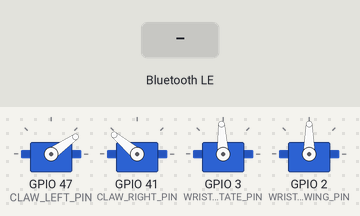
The sketch below on a simulated ESP32-S3. Parts: 4 × servo. The test bench sets the inputs (shaded band). Nothing arrives over Bluetooth unless stated; a phone connects over Bluetooth LE 3 s after start; what the sketch prints to the serial monitor is not drawn.

Above: at 1.2 s.
1.3 s: Bluetooth LE write "00" received
At 1.6 s:
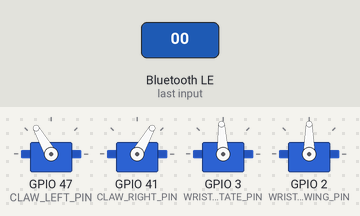
2.8 s: Bluetooth LE write "360" received
At 4.0 s:
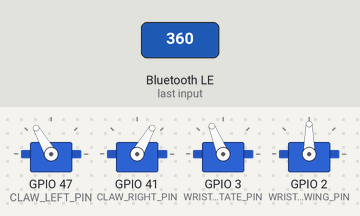
4.3 s: Bluetooth LE write "-360" received
At 5.1 s:
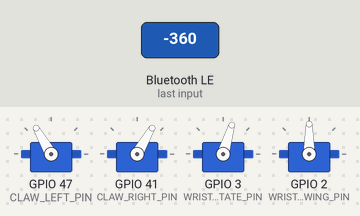
5.8 s: Bluetooth LE write "1" received
At 6.3 s:
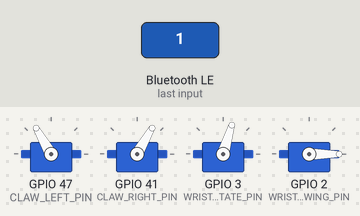
7.3 s: Bluetooth LE write "S" received
At 8.5 s:
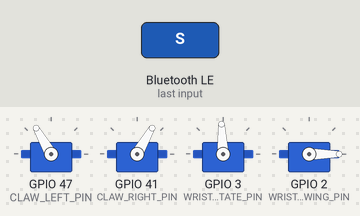
8.8 s: Bluetooth LE write "3" received
At 9.8 s:
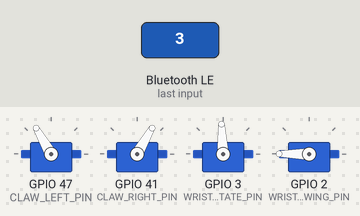
Timing chart, 0 to 11.3 s (numbered marks = the images above; inputs shaded):
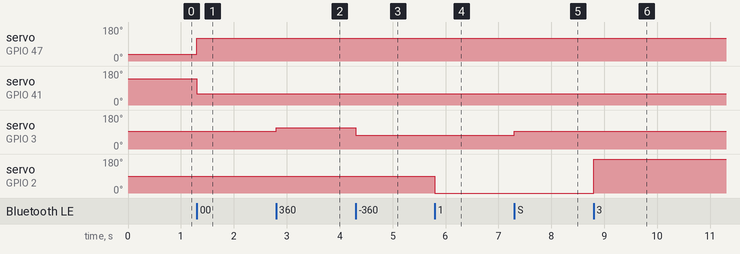

The sketch:

2025_9_22_position_lock.ino
```cpp
#include <ESP32Servo.h>
#include <NimBLEDevice.h>

// === 舵机定义 ===
Servo clawLeft, clawRight, wristRotate, wristSwing;

#define CLAW_LEFT_PIN 47
#define CLAW_RIGHT_PIN 41
#define WRIST_ROTATE_PIN 3
#define WRIST_SWING_PIN 2

int leftOpen = 35;
int leftClose = 120;
int rightOpen = 140;
int rightClose = 60;

bool clawClosed = false;
bool bleConnected = false;

// === BLE UUID (自定义 UART 服务) ===
#define SERVICE_UUID           "6E400001-B5A3-F393-E0A9-E50E24DCCA9E"
#define CHARACTERISTIC_RX_UUID "6E400002-B5A3-F393-E0A9-E50E24DCCA9E"
#define CHARACTERISTIC_TX_UUID "6E400003-B5A3-F393-E0A9-E50E24DCCA9E"

NimBLECharacteristic* pTxCharacteristic;

// === 接收处理回调 ===
class MyCallbacks : public NimBLECharacteristicCallbacks {
  void onWrite(NimBLECharacteristic* pCharacteristic) {
    std::string rxValue = pCharacteristic->getValue();
    if (rxValue.length() == 0) return;

    Serial.print("📩 接收到原始数据: ");
    for (size_t i = 0; i < rxValue.length(); i++) {
      Serial.printf("0x%02X ", (uint8_t)rxValue[i]);
    }
    Serial.println();

    String cmd = String(rxValue.c_str());
    cmd.trim();
    Serial.print("🧭 解码为字符串: ");
    Serial.println(cmd);

    // === 指令判断 ===
    if (cmd == "00") {
      clawClosed = !clawClosed;
      if (clawClosed) {
        clawLeft.write(leftClose);
        clawRight.write(rightClose);
        Serial.println("🦾 夹爪闭合");
        pTxCharacteristic->setValue("claw_closed");
      } else {
        clawLeft.write(leftOpen);
        clawRight.write(rightOpen);
        Serial.println("🖐️ 夹爪打开");
        pTxCharacteristic->setValue("claw_open");
      }
    }
    else if (cmd == "360") {
      wristRotate.writeMicroseconds(1700);
      Serial.println("↻ 腕部正转");
      pTxCharacteristic->setValue("rotate_cw");
    }
    else if (cmd == "-360") {
      wristRotate.writeMicroseconds(1300);
      Serial.println("↺ 腕部反转");
      pTxCharacteristic->setValue("rotate_ccw");
    }
    else if (cmd == "S" || cmd == "s") {
      wristRotate.writeMicroseconds(1500);
      Serial.println("🛑 腕部停止");
      pTxCharacteristic->setValue("stop");
    }
    else if (cmd == "1") {
      wristSwing.write(0);
      Serial.println("↔ 摆动舵机转到 0°");
      pTxCharacteristic->setValue("swing_0");
    }
    else if (cmd == "2") {
      wristSwing.write(90);
      Serial.println("↔ 摆动舵机转到 90°");
      pTxCharacteristic->setValue("swing_90");
    }
    else if (cmd == "3") {
      wristSwing.write(180);
      Serial.println("↔ 摆动舵机转到 180°");
      pTxCharacteristic->setValue("swing_180");
    }
    else {
      Serial.println("⚠️ 未识别的指令");
      pTxCharacteristic->setValue("unknown");
    }

    // 通知手机（反馈）
    pTxCharacteristic->notify();
  }
};

// === 服务器回调 ===
class MyServerCallbacks : public NimBLEServerCallbacks {
  void onConnect(NimBLEServer* pServer) {
    bleConnected = true;
    Serial.println("✅ 蓝牙已连接！");
  }
  void onDisconnect(NimBLEServer* pServer) {
    bleConnected = false;
    Serial.println("❌ 蓝牙断开，重新广播中...");
    NimBLEDevice::startAdvertising();
  }
};

void setup() {
  Serial.begin(115200);
  Serial.println("\n=== ESP32-S3 BLE 舵机控制 启动 ===");

  // 舵机初始化
  clawLeft.attach(CLAW_LEFT_PIN);
  clawRight.attach(CLAW_RIGHT_PIN);
  wristRotate.attach(WRIST_ROTATE_PIN);
  wristSwing.attach(WRIST_SWING_PIN);
  clawLeft.write(leftOpen);
  clawRight.write(rightOpen);
  wristRotate.writeMicroseconds(1500);
  wristSwing.write(90);
  Serial.println("✅ 舵机初始化完成");

  // BLE 初始化
  NimBLEDevice::init("ESP32_Servo_BLE");
  NimBLEServer* pServer = NimBLEDevice::createServer();
  pServer->setCallbacks(new MyServerCallbacks());

  NimBLEService* pService = pServer->createService(SERVICE_UUID);

  // TX (发送给手机)
  pTxCharacteristic = pService->createCharacteristic(
      CHARACTERISTIC_TX_UUID,
      NIMBLE_PROPERTY::NOTIFY
  );

  // RX (接收手机数据)
  NimBLECharacteristic* pRxCharacteristic = pService->createCharacteristic(
      CHARACTERISTIC_RX_UUID,
      NIMBLE_PROPERTY::WRITE | NIMBLE_PROPERTY::WRITE_NR
  );
  pRxCharacteristic->setCallbacks(new MyCallbacks());

  pService->start();

  // 广播
  NimBLEAdvertising* pAdvertising = NimBLEDevice::getAdvertising();
  pAdvertising->addServiceUUID(SERVICE_UUID);
  pAdvertising->setName("ESP32_Servo_Control");
  pAdvertising->start();

  Serial.println("📡 BLE 已启动并广播中... 可用 LightBlue / 蓝牙调试助手 连接");
}

void loop() {
  delay(100);
}
```

Measured:
- after the input at 1.3 s, servo on GPIO 47 (CLAW_LEFT_PIN): 35° → 120° at once; servo on GPIO 41 (CLAW_RIGHT_PIN): 140° → 60° at once
- after the input at 2.8 s, servo on GPIO 3 (WRIST_ROTATE_PIN): 93° → 112° at once
- after the input at 4.3 s, servo on GPIO 3 (WRIST_ROTATE_PIN): 112° → 73° at once
- after the input at 5.8 s, servo on GPIO 2 (WRIST_SWING_PIN): 90° → 0° at once
- after the input at 7.3 s, servo on GPIO 3 (WRIST_ROTATE_PIN): 73° → 93° at once
- after the input at 8.8 s, servo on GPIO 2 (WRIST_SWING_PIN): 0° → 180° at once
